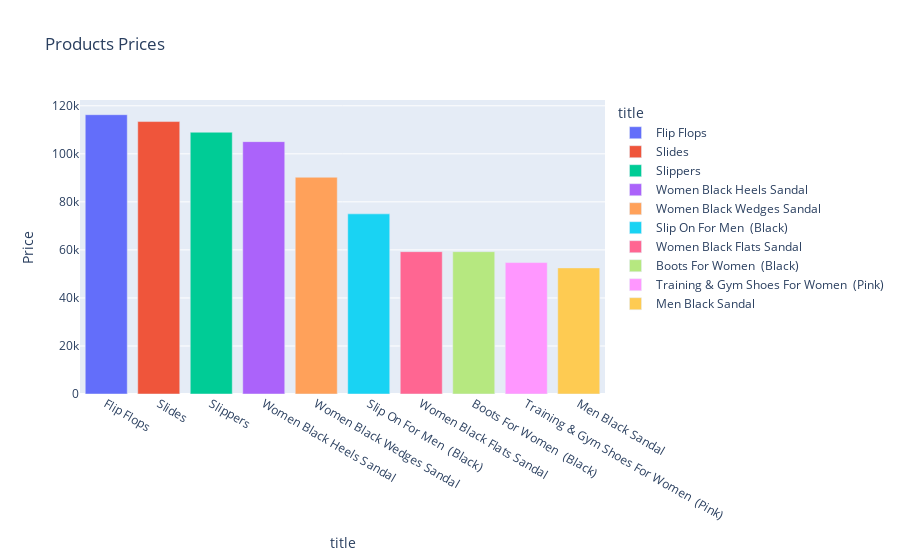

Write notebook code for a chart like this one.
### Code cell
Top_Products = df.groupby('title')['Price'].sum().nlargest(10).reset_index()

fig = px.bar(Top_Products, x='title', y='Price', color='title', 
             title='Products Prices')
fig.show()

### Figure 1 — Plotly figure (JSON) as saved in the notebook; plotly's stock layout.template omitted (floating-point values rounded to 4 significant figures)
{"data": [{"alignmentgroup": "True", "hovertemplate": "title=%{x}<br>Price=%{y}<extra></extra>", "legendgroup": "Flip Flops", "marker": {"color": "#636efa", "pattern": {"shape": ""}}, "name": "Flip Flops", "offsetgroup": "Flip Flops", "orientation": "v", "showlegend": true, "textposition": "auto", "type": "bar", "x": ["Flip Flops"], "xaxis": "x", "y": [116298], "yaxis": "y"}, {"alignmentgroup": "True", "hovertemplate": "title=%{x}<br>Price=%{y}<extra></extra>", "legendgroup": "Slides", "marker": {"color": "#EF553B", "pattern": {"shape": ""}}, "name": "Slides", "offsetgroup": "Slides", "orientation": "v", "showlegend": true, "textposition": "auto", "type": "bar", "x": ["Slides"], "xaxis": "x", "y": [113436], "yaxis": "y"}, {"alignmentgroup": "True", "hovertemplate": "title=%{x}<br>Price=%{y}<extra></extra>", "legendgroup": "Slippers", "marker": {"color": "#00cc96", "pattern": {"shape": ""}}, "name": "Slippers", "offsetgroup": "Slippers", "orientation": "v", "showlegend": true, "textposition": "auto", "type": "bar", "x": ["Slippers"], "xaxis": "x", "y": [109002], "yaxis": "y"}, {"alignmentgroup": "True", "hovertemplate": "title=%{x}<br>Price=%{y}<extra></extra>", "legendgroup": "Women Black Heels Sandal", "marker": {"color": "#ab63fa", "pattern": {"shape": ""}}, "name": "Women Black Heels Sandal", "offsetgroup": "Women Black Heels Sandal", "orientation": "v", "showlegend": true, "textposition": "auto", "type": "bar", "x": ["Women Black Heels Sandal"], "xaxis": "x", "y": [105079], "yaxis": "y"}, {"alignmentgroup": "True", "hovertemplate": "title=%{x}<br>Price=%{y}<extra></extra>", "legendgroup": "Women Black Wedges Sandal", "marker": {"color": "#FFA15A", "pattern": {"shape": ""}}, "name": "Women Black Wedges Sandal", "offsetgroup": "Women Black Wedges Sandal", "orientation": "v", "showlegend": true, "textposition": "auto", "type": "bar", "x": ["Women Black Wedges Sandal"], "xaxis": "x", "y": [90250], "yaxis": "y"}, {"alignmentgroup": "True", "hovertemplate": "title=%{x}<br>Price=%{y}<extra></extra>", "legendgroup": "Slip On For Men  (Black)", "marker": {"color": "#19d3f3", "pattern": {"shape": ""}}, "name": "Slip On For Men  (Black)", "offsetgroup": "Slip On For Men  (Black)", "orientation": "v", "showlegend": true, "textposition": "auto", "type": "bar", "x": ["Slip On For Men  (Black)"], "xaxis": "x", "y": [75010], "yaxis": "y"}, {"alignmentgroup": "True", "hovertemplate": "title=%{x}<br>Price=%{y}<extra></extra>", "legendgroup": "Women Black Flats Sandal", "marker": {"color": "#FF6692", "pattern": {"shape": ""}}, "name": "Women Black Flats Sandal", "offsetgroup": "Women Black Flats Sandal", "orientation": "v", "showlegend": true, "textposition": "auto", "type": "bar", "x": ["Women Black Flats Sandal"], "xaxis": "x", "y": [59264], "yaxis": "y"}, {"alignmentgroup": "True", "hovertemplate": "title=%{x}<br>Price=%{y}<extra></extra>", "legendgroup": "Boots For Women  (Black)", "marker": {"color": "#B6E880", "pattern": {"shape": ""}}, "name": "Boots For Women  (Black)", "offsetgroup": "Boots For Women  (Black)", "orientation": "v", "showlegend": true, "textposition": "auto", "type": "bar", "x": ["Boots For Women  (Black)"], "xaxis": "x", "y": [59253], "yaxis": "y"}, {"alignmentgroup": "True", "hovertemplate": "title=%{x}<br>Price=%{y}<extra></extra>", "legendgroup": "Training & Gym Shoes For Women  (Pink)", "marker": {"color": "#FF97FF", "pattern": {"shape": ""}}, "name": "Training & Gym Shoes For Women  (Pink)", "offsetgroup": "Training & Gym Shoes For Women  (Pink)", "orientation": "v", "showlegend": true, "textposition": "auto", "type": "bar", "x": ["Training & Gym Shoes For Women  (Pink)"], "xaxis": "x", "y": [54737], "yaxis": "y"}, {"alignmentgroup": "True", "hovertemplate": "title=%{x}<br>Price=%{y}<extra></extra>", "legendgroup": "Men Black Sandal", "marker": {"color": "#FECB52", "pattern": {"shape": ""}}, "name": "Men Black Sandal", "offsetgroup": "Men Black Sandal", "orientation": "v", "showlegend": true, "textposition": "auto", "type": "bar", "x": ["Men Black Sandal"], "xaxis": "x", "y": [52514], "yaxis": "y"}], "layout": {"autosize": true, "barmode": "relative", "legend": {"title": {"text": "title"}, "tracegroupgap": 0}, "title": {"text": "Products Prices"}, "xaxis": {"anchor": "y", "autorange": true, "categoryarray": ["Flip Flops", "Slides", "Slippers", "Women Black Heels Sandal", "Women Black Wedges Sandal", "Slip On For Men  (Black)", "Women Black Flats Sandal", "Boots For Women  (Black)", "Training & Gym Shoes For Women  (Pink)", "Men Black Sandal"], "categoryorder": "array", "domain": [0, 1], "range": [-0.5, 9.5], "title": {"text": "title"}, "type": "category"}, "yaxis": {"anchor": "x", "autorange": true, "domain": [0, 1], "range": [0, 122400.0], "title": {"text": "Price"}, "type": "linear"}}}
